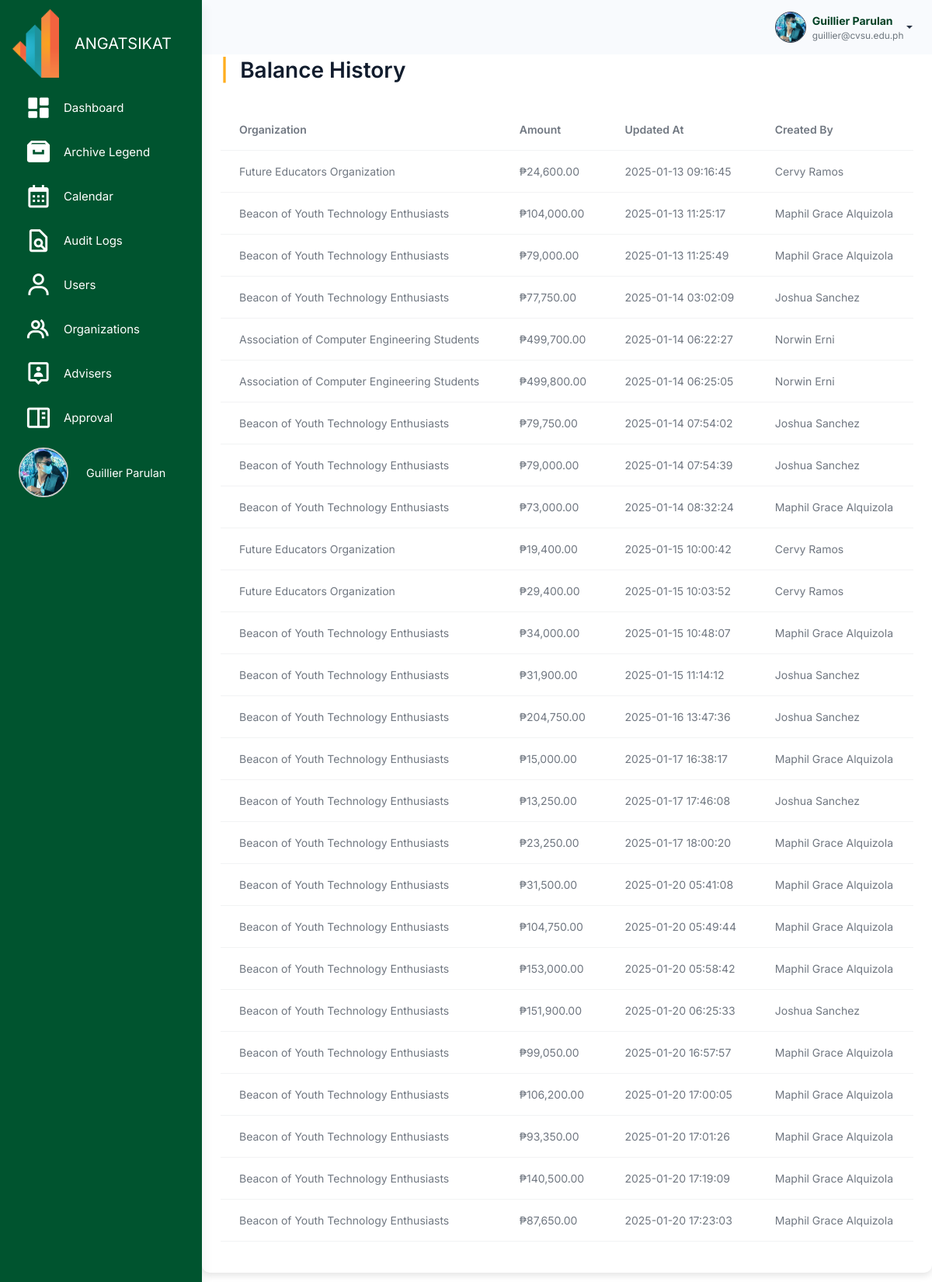
The app's page /src/audit_logs/balance_logs.php (signed in, upper part) with its own data.
### tables this page shows
CREATE TABLE `users` (
  `user_id` int(11) NOT NULL,
  `username` varchar(100) NOT NULL,
  `password` varchar(255) NOT NULL,
  `profile_picture` varchar(255) NOT NULL,
  `first_name` varchar(255) NOT NULL,
  `last_name` varchar(255) NOT NULL,
  `email` varchar(100) NOT NULL,
  `role` enum('admin','officer','member') NOT NULL,
  `organization_id` int(11) DEFAULT NULL,
  `archived` tinyint(1) DEFAULT 0,
  `created_at` timestamp NOT NULL DEFAULT current_timestamp(),
  `position` enum('President','Treasurer') NOT NULL,
  `failed_attempts` int(11) DEFAULT 0,
  `is_locked` tinyint(1) DEFAULT 0,
  `last_failed_attempt` datetime DEFAULT NULL
);

CREATE TABLE `balance_history` (
  `history_id` int(11) NOT NULL,
  `organization_id` int(11) NOT NULL,
  `balance` decimal(15,2) NOT NULL,
  `updated_at` timestamp NOT NULL DEFAULT current_timestamp(),
  `created_by` int(11) NOT NULL
);

CREATE TABLE `organizations` (
  `organization_id` int(11) NOT NULL,
  `organization_name` varchar(255) NOT NULL,
  `acronym` varchar(100) NOT NULL,
  `organization_logo` varchar(255) DEFAULT NULL,
  `organization_members` int(11) NOT NULL DEFAULT 0,
  `organization_status` enum('Probationary','Level I','Level II') NOT NULL DEFAULT 'Probationary',
  `organization_color` varchar(7) DEFAULT NULL,
  `archived` tinyint(1) DEFAULT 0,
  `created_at` timestamp NOT NULL DEFAULT current_timestamp(),
  `balance` decimal(15,2) DEFAULT 0.00,
  `beginning_balance` decimal(15,2) DEFAULT 0.00,
  `income` decimal(15,2) DEFAULT 0.00,
  `expense` decimal(15,2) DEFAULT 0.00,
  `cash_on_bank` decimal(15,2) DEFAULT 0.00,
  `cash_on_hand` decimal(15,2) DEFAULT 0.00
);

### src/user_query.php (called while the page is built, shortened)
<?php
$user_id = $_SESSION['user_id'];
$user_query = "SELECT * FROM users WHERE user_id = '$user_id'";
$user_result = mysqli_query($conn, $user_query);
if ($user_result && mysqli_num_rows($user_result) > 0) {
    $user = mysqli_fetch_assoc($user_result);
    $firstname = $user['first_name'];
    $lastname = $user['last_name'];
    $fullname = $firstname . ' ' . $lastname;
    $email = $user['email'];
    $profile_picture = $user['profile_picture'];
} else {
    echo "Error fetching user data: " . mysqli_error($conn);
    exit();
}
?>

### src/audit_logs/balance_logs.php (the view, shortened to what this page needs)
<?php
include '../connection.php';
include '../user_query.php';
?>
<!DOCTYPE html>
<html lang="en">
<head>
    <link rel="stylesheet" href="../assets/css/styles.min.css" />
    <link rel="stylesheet" href="../budget_management/css/budget.css" />
    <link rel="stylesheet" href="css/activities.css" />
    <link href="https://unpkg.com/boxicons@2.1.4/css/boxicons.min.css" rel="stylesheet" />
    <link rel="stylesheet" href="https://cdnjs.cloudflare.com/ajax/libs/font-awesome/6.6.0/css/all.min.css">
    <link rel="stylesheet" href="https://cdn.datatables.net/2.1.7/css/dataTables.bootstrap.min.css" />
</head>
<body>
     <div class="page-wrapper" id="main-wrapper" data-layout="vertical" data-navbarbg="skin6" data-sidebartype="full"
        data-sidebar-position="fixed" data-header-position="fixed">
        <aside class="left-sidebar" id="sidebar">
            <div>
                <div class="brand-logo d-flex align-items-center justify-content-between">
                    <a class="text-nowrap logo-img">
                        <img src="../assets/images/logos/angatsikat.png" alt="Angat Sikat Logo" class="logo contain"
                            style="width: 60px; height: auto;" />
                    </a>
                    <span class="logo-text">ANGATSIKAT</span>
                </div>
                <nav class="sidebar-nav scroll-sidebar" data-simplebar="">
                    <ul id="sidebarnav">
                        <li class="sidebar-item">
                            <a class="sidebar-link" href="../dashboard/admin_dashboard.php" aria-expanded="false">
                                <i class="bx bxs-dashboard" style="color: #fff; font-size: 35px;"></i>
                                <span class="hide-menu">Dashboard</span>
                            </a>
                        </li>
                        <li class="sidebar-item">
                            <a class="sidebar-link" href="../archive/archive_legend.php" aria-expanded="false">
                                <i class="bx bxs-archive" style="color: #fff; font-size: 35px;"></i>
                                <span class="hide-menu">Archive Legend</span>
                            </a>
                        </li>
                        <li class="sidebar-item">
                            <a class="sidebar-link" href="../activity_management/admin_calendar.php" aria-expanded="false"
                                data-tooltip="Manage Events">
                                <i class="bx bx-calendar" style="color: #fff; font-size: 35px;"></i>
                                <span class="hide-menu">Calendar</span>
                            </a>
                        </li>
                        <li class="sidebar-item">
                            <a class="sidebar-link" aria-expanded="false" data-tooltip="Budget"
                                onclick="toggleSubmenu(event)">
                                <i class="bx bx-file-find" style="color: #fff; font-size: 35px;"></i>
                                <span class="hide-menu">Audit Logs</span>
                            </a>
                        </li>
                        <li class="sidebar-item">
                            <a class="sidebar-link" href="../user_management/users.php" aria-expanded="false"
                                data-tooltip="Users">
                                <i class="bx bx-user" style="color: #fff; font-size: 35px;"></i>
                                <span class="hide-menu">Users</span>
                            </a>
                        </li>
                        <li class="sidebar-item">
                            <a class="sidebar-link" href="../organization_management/organizations.php"
                                aria-expanded="false" data-tooltip="Organizations">
                                <i class="bx bx-group" style="color: #fff; font-size: 35px;"></i>
                                <span class="hide-menu">Organizations</span>
                            </a>
                        </li>
                        <li class="sidebar-item">
                            <a class="sidebar-link" href="../adviser_management/advisers.php" aria-expanded="false"
                                data-tooltip="Events">
                                <i class="bx bx-user-pin" style="color: #fff; font-size: 35px;"></i>
                                <span class="hide-menu">Advisers</span>
                            </a>
                        </li>
                        <li class="sidebar-item">
                            <a class="sidebar-link" href="../budget_management/admin_budget_approval_table.php"
                                aria-expanded="false" data-tooltip="Events">
                                <i class="bx bx-book-content" style="color: #fff; font-size: 35px;"></i>
                                <span class="hide-menu">Approval</span>
                            </a>
                        </li>
                        <li class="sidebar-item profile-container">
                            <a class="sidebar-link" href="../user/admin_profile.php" aria-expanded="false"
                                data-tooltip="Profile" style="display: flex; align-items: center; padding: 0.5rem;">
                                <div class="profile-pic-border"
                                    style="height: 4rem; width: 4rem; display: flex; justify-content: center; align-items: center; overflow: hidden; border-radius: 50%; border: 2px solid #ccc;">
                                    <img src="<?php echo !empty($profile_picture) ? '../user/' . htmlspecialchars($profile_picture) : '../user/uploads/default.png'; ?>"
                                        alt="Profile Picture" class="profile-pic"
                                        style="height: 100%; width: 100%; object-fit: cover;" />
                                </div>
                                <span class="profile-name" style="margin-left: 0.5rem; font-size: 0.9rem;">
                                    <?php echo htmlspecialchars($user['first_name']) . ' ' . htmlspecialchars($user['last_name']); ?>
                                </span>
                            </a>
                        </li>
                    </ul>
                </nav>
            </div>
        </aside>
        <div class="body-wrapper">
            <header class="app-header">
                <nav class="navbar navbar-expand-lg navbar-light">
                    <div class="navbar-collapse justify-content-end px-0" id="navbarNav">
                        <ul class="navbar-nav flex-row ms-auto align-items-center justify-content-end">
                            <li class="nav-item dropdown">
                                <div class="dropdown">
                                    <a href="#" class="dropdown-toggle d-flex align-items-center"
                                        data-bs-toggle="dropdown" aria-expanded="false" style="text-decoration: none;">
                                        <img class="border border-dark rounded-circle"
                                            src="<?php echo !empty($profile_picture) ? '../user/' . $profile_picture : '../user/uploads/default.png'; ?>"
                                            alt="Profile"
                                            style="width: 40px; height: 40px; margin-left: 10px; object-fit: cover;">
                                        <div class="d-flex flex-column align-items-start ms-2">
                                            <span style="font-weight: bold; color: #004024;">
                                                <?php echo htmlspecialchars($fullname); ?>
                                            </span>
                                            <span style="font-size: 0.85em; color: #6c757d;">
                                                <?php echo htmlspecialchars($email); ?>
                                            </span>
                                        </div>
                                    </a>
                                </div>
                            </li>
                        </ul>
                    </div>
                </nav>
            </header>
    <div class="container p-4" style="margin-top: 50px;">
        <h2><span class="text-warning fw-bold me-2">|</span> Balance History</h2>
        <div class="table-responsive">
            <table class="table mt-4" id="balanceHistoryTable">
                <thead>
                    <tr>
                        <th>Organization</th>
                        <th>Amount</th>
                        <th>Updated At</th>
                        <th>Created By</th>
                    </tr>
                </thead>
                <tbody>
                    <?php
                    $query = "
                        SELECT h.balance, h.updated_at, u.first_name, u.last_name, o.organization_name
                        FROM balance_history h
                        JOIN organizations o ON h.organization_id = o.organization_id
                        JOIN users u ON h.created_by = u.user_id
                    ";
                    $result = mysqli_query($conn, $query);
                    while ($row = mysqli_fetch_assoc($result)) {
                        $organization = $row['organization_name'];
                        $amount = number_format($row['balance'], 2);
                        $updated_at = date('Y-m-d H:i:s', strtotime($row['updated_at']));
                        $created_by = $row['first_name'] . ' ' . $row['last_name'];
                        ?>
                        <tr>
                            <td><?php echo htmlspecialchars($organization); ?></td>
                            <td>₱<?php echo htmlspecialchars($amount); ?></td>
                            <td><?php echo htmlspecialchars($updated_at); ?></td>
                            <td><?php echo htmlspecialchars($created_by); ?></td>
                        </tr>
                        <?php
                    }
                    ?>
                </tbody>
            </table>
        </div>
    </div>
    </div>
    </div>
</body>
</html>

### src/budget_management/css/budget.css (style rules this page uses)
.container { padding-top: 20px; background-color: #fff; border-radius: 10px; box-shadow: 0 4px 8px rgba(0, 0, 0, 0.1); }
table { table-layout: auto; max-width: 100%; height: auto; border-collapse: collapse; }

### src/activity_management/css/activities.css (style rules this page uses)
:root { --bs-font-sans-serif: "Inter", sans-serif; --bs-primary: #ffb000; --bs-secondary: #6c757d; --bs-danger: #ff6692; --bs-body-font-size: 0.875rem; --bs-body-font-weight: 400; --bs-body-line-height: 1.5; --bs-body-color: #111c2d99; --bs-body-bg: #fff; --bs-border-color: #e4ebf0; --bs-heading-color: #111c2d; --bs-border-radius: 7px; --bs-gutter-x: 24px; --bs-btn-font-size: 0.875rem; --bs-card-spacer-y: 30px; --bs-card-spacer-x: 30px; --bs-card-border-width: 0px; --bs-success-rgb: 19,222,185; --bs-primary-rgb: 255, 176, 0; --bs-light-rgb: 246,249,252; --bs-dark-rgb: 42,53,71; }
.container { padding-top: 20px; background-color: #fff; border-radius: 10px; box-shadow: 0 4px 8px rgba(0, 0, 0, 0.1); }
table { table-layout: auto; max-width: 100%; height: auto; border-collapse: collapse; }

### src/audit_logs/balance_logs.php (style rules this page uses)
#sidebar>div>div>span { color: #fff; font-size: 20px; position: absolute; margin-left: 80px; }
#sidebarnav>li>a>span { color: #fff; }
.sidebar-link { position: relative; cursor: pointer; }
.scroll-sidebar { overflow: auto; }
.scroll-sidebar { -ms-overflow-style: none; scrollbar-width: none; }
.body-wrapper { height: 100vh; overflow-x: hidden; overflow-y: auto; background-color: white; }

### records on screen
users: profile_picture (picture), first_name "Guillier", last_name "Parulan", fullname "Guillier Parulan", email "guillier@cvsu.edu.ph"
balance_history: organization.organization_name "Future Educators Organization", balance "24,600.00", updated_at "2025-01-13 09:16:45", users.first_name+last_name "Cervy Ramos"
balance_history: organization.organization_name "Beacon of Youth Technology Enthusiasts", balance "104,000.00", updated_at "2025-01-13 11:25:17", users.first_name+last_name "Maphil Grace Alquizola"
balance_history: organization.organization_name "Beacon of Youth Technology Enthusiasts", balance "79,000.00", updated_at "2025-01-13 11:25:49", users.first_name+last_name "Maphil Grace Alquizola"
balance_history: organization.organization_name "Beacon of Youth Technology Enthusiasts", balance "77,750.00", updated_at "2025-01-14 03:02:09", users.first_name+last_name "Joshua Sanchez"
balance_history: organization.organization_name "Association of Computer Engineering Students", balance "499,700.00", updated_at "2025-01-14 06:22:27", users.first_name+last_name "Norwin Erni"
balance_history: organization.organization_name "Association of Computer Engineering Students", balance "499,800.00", updated_at "2025-01-14 06:25:05", users.first_name+last_name "Norwin Erni"
balance_history: organization.organization_name "Beacon of Youth Technology Enthusiasts", balance "79,750.00", updated_at "2025-01-14 07:54:02", users.first_name+last_name "Joshua Sanchez"
balance_history: organization.organization_name "Beacon of Youth Technology Enthusiasts", balance "79,000.00", updated_at "2025-01-14 07:54:39", users.first_name+last_name "Joshua Sanchez"
balance_history: organization.organization_name "Beacon of Youth Technology Enthusiasts", balance "73,000.00", updated_at "2025-01-14 08:32:24", users.first_name+last_name "Maphil Grace Alquizola"
balance_history: organization.organization_name "Future Educators Organization", balance "19,400.00", updated_at "2025-01-15 10:00:42", users.first_name+last_name "Cervy Ramos"
balance_history: organization.organization_name "Future Educators Organization", balance "29,400.00", updated_at "2025-01-15 10:03:52", users.first_name+last_name "Cervy Ramos"
balance_history: organization.organization_name "Beacon of Youth Technology Enthusiasts", balance "34,000.00", updated_at "2025-01-15 10:48:07", users.first_name+last_name "Maphil Grace Alquizola"
balance_history: organization.organization_name "Beacon of Youth Technology Enthusiasts", balance "31,900.00", updated_at "2025-01-15 11:14:12", users.first_name+last_name "Joshua Sanchez"
balance_history: organization.organization_name "Beacon of Youth Technology Enthusiasts", balance "204,750.00", updated_at "2025-01-16 13:47:36", users.first_name+last_name "Joshua Sanchez"
balance_history: organization.organization_name "Beacon of Youth Technology Enthusiasts", balance "15,000.00", updated_at "2025-01-17 16:38:17", users.first_name+last_name "Maphil Grace Alquizola"
balance_history: organization.organization_name "Beacon of Youth Technology Enthusiasts", balance "13,250.00", updated_at "2025-01-17 17:46:08", users.first_name+last_name "Joshua Sanchez"
balance_history: organization.organization_name "Beacon of Youth Technology Enthusiasts", balance "23,250.00", updated_at "2025-01-17 18:00:20", users.first_name+last_name "Maphil Grace Alquizola"
balance_history: organization.organization_name "Beacon of Youth Technology Enthusiasts", balance "31,500.00", updated_at "2025-01-20 05:41:08", users.first_name+last_name "Maphil Grace Alquizola"
balance_history: organization.organization_name "Beacon of Youth Technology Enthusiasts", balance "104,750.00", updated_at "2025-01-20 05:49:44", users.first_name+last_name "Maphil Grace Alquizola"
balance_history: organization.organization_name "Beacon of Youth Technology Enthusiasts", balance "153,000.00", updated_at "2025-01-20 05:58:42", users.first_name+last_name "Maphil Grace Alquizola"
balance_history: organization.organization_name "Beacon of Youth Technology Enthusiasts", balance "151,900.00", updated_at "2025-01-20 06:25:33", users.first_name+last_name "Joshua Sanchez"
balance_history: organization.organization_name "Beacon of Youth Technology Enthusiasts", balance "99,050.00", updated_at "2025-01-20 16:57:57", users.first_name+last_name "Maphil Grace Alquizola"
balance_history: organization.organization_name "Beacon of Youth Technology Enthusiasts", balance "106,200.00", updated_at "2025-01-20 17:00:05", users.first_name+last_name "Maphil Grace Alquizola"
balance_history: organization.organization_name "Beacon of Youth Technology Enthusiasts", balance "93,350.00", updated_at "2025-01-20 17:01:26", users.first_name+last_name "Maphil Grace Alquizola"
balance_history: organization.organization_name "Beacon of Youth Technology Enthusiasts", balance "140,500.00", updated_at "2025-01-20 17:19:09", users.first_name+last_name "Maphil Grace Alquizola"
balance_history: organization.organization_name "Beacon of Youth Technology Enthusiasts", balance "87,650.00", updated_at "2025-01-20 17:23:03", users.first_name+last_name "Maphil Grace Alquizola"
